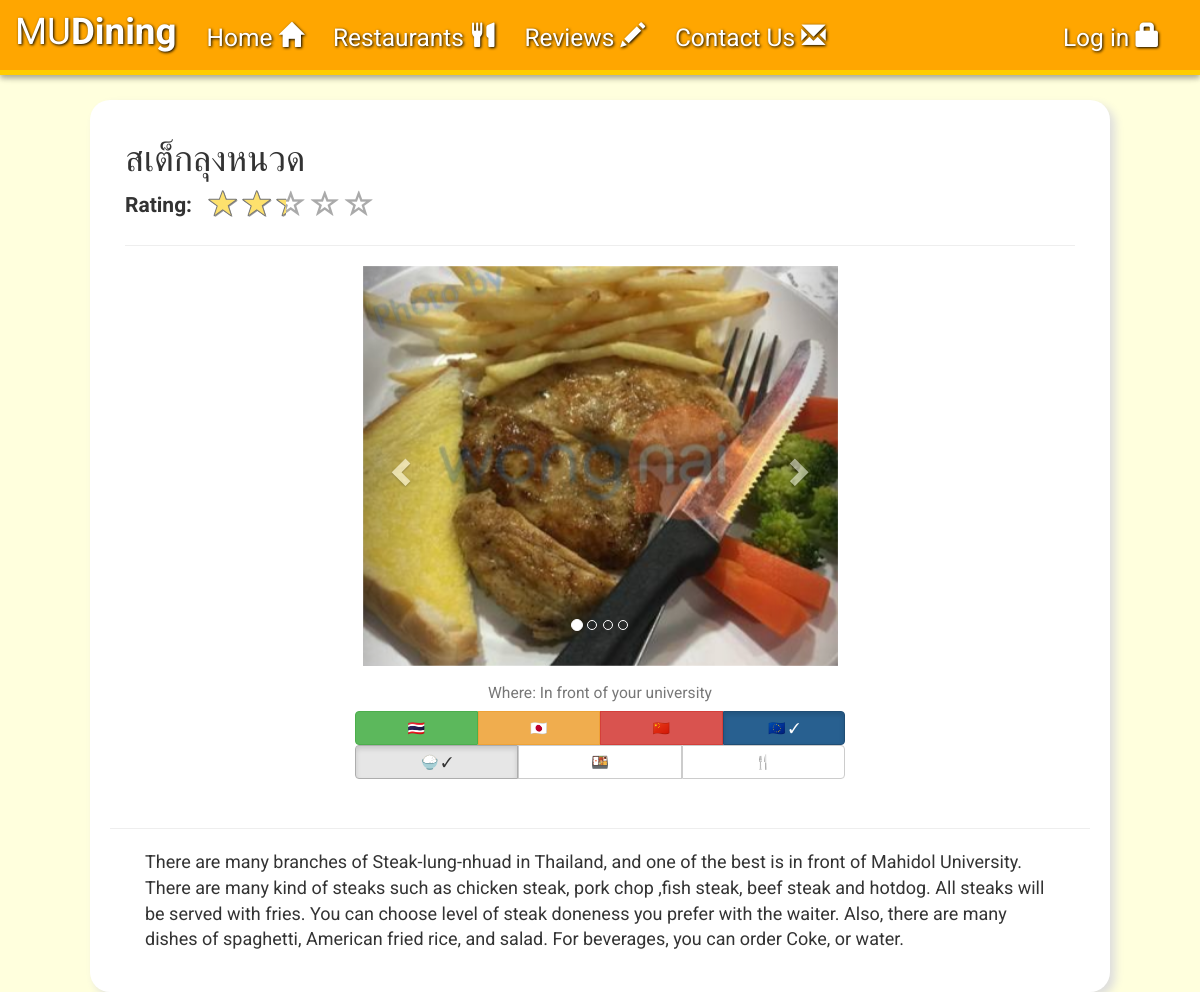
Screenshot of /view-restaurant.php?id=2 with the database file from the repository.
### tables this page shows
CREATE TABLE `restaurant` (
  `RestaurantID` int(11) NOT NULL,
  `Name` varchar(255) NOT NULL,
  `MinPrice` int(11) NOT NULL,
  `MaxPrice` int(11) DEFAULT NULL,
  `Location` varchar(255) NOT NULL,
  `Type` varchar(255) NOT NULL,
  `OpenTime` double NOT NULL,
  `CloseTime` double NOT NULL,
  `Promotion` varchar(255) DEFAULT NULL,
  `Description` text NOT NULL
);

### dbconnect.php (called while the page is built, shortened)
<?php
  function _imgurl($id, $subid) {
    $imgname = sprintf("%04d", $id);
    $imgurl = "Picture/".$imgname.'/'.$imgname.'-'.$subid.'.jpg';
    return $imgurl;
  }
?>

### view-restaurant.php (the view, shortened to what this page needs)
<?php
  include_once('dbconnect.php');
  $ID = $_GET['id'];
  $res = mysqli_fetch_assoc(mysqli_query($con, "select * from restaurant where RestaurantID = '$ID' LIMIT 1")) or header('Location: index.php');
?>
<html>
<head>
  <link href="assets/css/star-rating.css" media="all" rel="stylesheet" type="text/css" />
  <link rel="stylesheet" type="text/css" href="assets/css/view-restaurant.css" />
  <link rel="stylesheet" type="text/css" href="assets/css/checkbox.css" />
</head>
<body>
  <?php include_once("navbar.php"); ?>
  <div id="wrapper" class="container" style="width:85%;">
    <div class="container" style="width:100%;">
      <h1>
        <?php echo $res['Name']; ?>
      </h1>
      <div class='row'>
        <div class='col-lg-1 hidden-sm hidden-md hidden-xs'>
          <label id='avrLabel'>Rating:</label>
        </div>
        <div class='col-lg-5'>
        </div>
      </div>
      <hr/>
      <div>
        <div id="carousel" class="carousel slide" data-ride="carousel">
        <ol class="carousel-indicators">
          <li data-target="#carousel" data-slide-to="0" class="active"></li>
          <li data-target="#carousel" data-slide-to="1"></li>
          <li data-target="#carousel" data-slide-to="2"></li>
          <li data-target="#carousel" data-slide-to="3"></li>
        </ol>
        <div class="carousel-inner" role="listbox">
          <?php
            for ($i = 1; $i <= 4; $i++) {
              echo '<div class=';
              if ($i == 1)
                echo '"item active"';
              else
                echo '"item"';
              echo '><img src='._imgurl($ID, $i).' onerror="imgerror(this);"/>';
              echo '</div>';
            }
          ?>
        </div>
        <a class="left carousel-control" href="#carousel" role="button" data-slide="prev">
          <span class="glyphicon glyphicon-chevron-left" aria-hidden="true"></span>
        </a>
        <a class="right carousel-control" href="#carousel" role="button" data-slide="next">
          <span class="glyphicon glyphicon-chevron-right" aria-hidden="true"></span>
        </a>
      </div>
      <div class="row text-center">
        <h3><small>
        <?php
          $location = "";
          switch ($res['Location']) {
            case "F":
              $location = "In front of your university"; break;
          }
          echo 'Where: '.$location;
        ?>
      </small></h3>
      </div>
      <?php include('food-type.php'); ?>
      <div class="row text-center page-header">
      </div>
      <div class="row" id="description">
        <?php echo $res['Description']; ?>
      </div>
      </div>
    </div>
  </div>
</body>
</html>

### assets/css/view-restaurant.css (style rules this page uses)
.carousel-inner>.item>img, .carousel-inner>.item>a>img { width: 100%; height: 50vh; object-fit: cover; overflow: hidden; }
#avrLabel { font-size: 1.5em; }
#carousel { width: 50%; min-width: 400px; margin: auto; }
#description { margin: 20px; font-size: large; }

### assets/css/style.css (style rules this page uses)
body { font-family: 'Roboto', sans-serif; background-color: #ffffdd; margin: 0; padding: 0; }
.container { opacity: 0; transition: opacity 1s; }
.container-loaded { opacity: 1; }
#wrapper { margin: 100px auto auto auto; width: 55%; padding: 20px; background-color: #ffffff; border-radius: 20px; box-shadow: 5px 5px 10px #ddd; min-width: 450px; }

### rows the page displays
restaurant: Name "สเต็กลุงหนวด", Location "In front of your university", Description "There are many branches of Steak-lung-nhuad in Thailand, and one of the best is in front of Mahidol University. There are many kind of steaks such as chicken steak, pork chop ,fish steak, beef steak and hotdog. All steaks will be served with fries. You can choose level of steak doneness you prefer with the waiter. Also, there are many dishes of spaghetti, American fried rice, and salad. For beverages, you can order Coke, or water."
